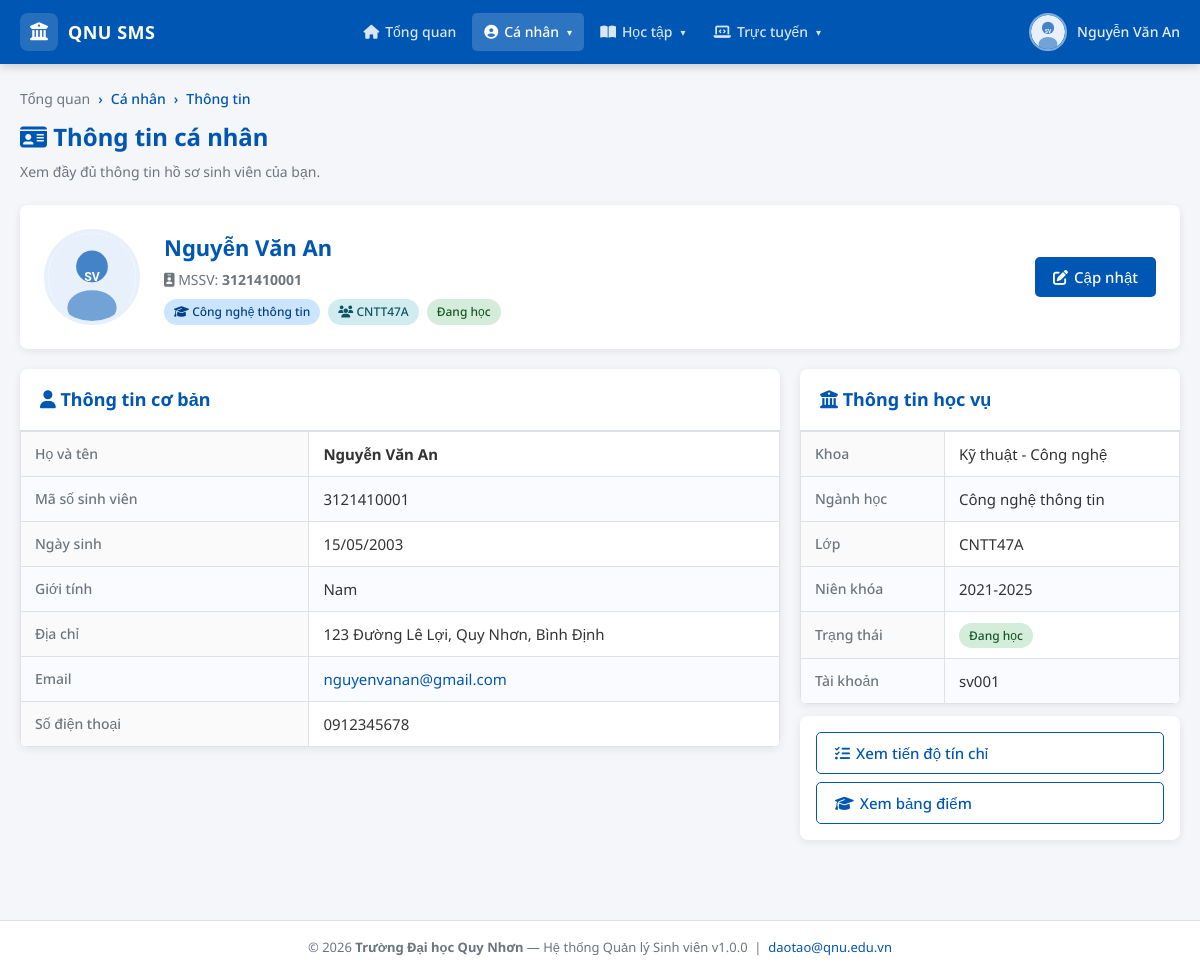
/student/ca_nhan/thong_tin.php (signed in), run on the app's committed database.
### tables this page shows
CREATE TABLE IF NOT EXISTS `sinh_vien` (
  `id` INT AUTO_INCREMENT PRIMARY KEY,
  `user_id` INT NOT NULL,
  `ma_sv` VARCHAR(20) NOT NULL UNIQUE,
  `ho_ten` VARCHAR(100) NOT NULL,
  `ngay_sinh` DATE,
  `gioi_tinh` ENUM('Nam','Nữ','Khác') DEFAULT 'Nam',
  `dia_chi` TEXT,
  `email` VARCHAR(100),
  `so_dien_thoai` VARCHAR(15),
  `nganh` VARCHAR(100),
  `khoa` VARCHAR(100),
  `lop` VARCHAR(50),
  `nien_khoa` VARCHAR(20),
  `trang_thai` ENUM('Đang học','Tạm dừng','Tốt nghiệp','Thôi học') DEFAULT 'Đang học',
  `anh_dai_dien` VARCHAR(255) DEFAULT NULL,
  FOREIGN KEY (`user_id`) REFERENCES `users`(`id`) ON DELETE CASCADE
);

### includes/session.php (called while the page is built, shortened)
<?php
function getCurrentStudent(): ?array {
    $db = getDB();
    $uid = (int)$_SESSION['user_id'];
    $sql = "SELECT sv.*, u.username FROM sinh_vien sv
            JOIN users u ON u.id = sv.user_id
            WHERE sv.user_id = ?";
    $stmt = $db->prepare($sql);
    $stmt->bind_param('i', $uid);
    $stmt->execute();
    $result = $stmt->get_result();
    return $result->fetch_assoc() ?: null;
}
function e(string $str): string {
    return htmlspecialchars($str, ENT_QUOTES, 'UTF-8');
}
?>

### student/ca_nhan/thong_tin.php (the view, shortened to what this page needs)
<?php
require_once ROOT . '/includes/session.php';
$sv = getCurrentStudent();
$active_menu = 'ca_nhan';
require_once ROOT . '/includes/header.php';
?>
<?php require_once ROOT . '/includes/navbar_student.php'; ?>
<div class="student-wrapper">
  <div class="student-container">
    <div class="page-title fade-in">
      <div class="breadcrumb">
        <a href="<?= BASE_URL ?>/student/dashboard.php">Tổng quan</a>
        <span>›</span><span>Cá nhân</span>
        <span>›</span><span>Thông tin</span>
      </div>
      <h1><i class="fas fa-id-card"></i> Thông tin cá nhân</h1>
      <p>Xem đầy đủ thông tin hồ sơ sinh viên của bạn.</p>
    </div>
    <div class="profile-header fade-in">
      <div class="profile-avatar-wrap">
        <img id="avatarPreview"
             src="<?= (!empty($sv['anh_dai_dien'])) ? BASE_URL.'/uploads/'.e($sv['anh_dai_dien']) : BASE_URL.'/assets/img/default-avatar.svg' ?>"
             alt="Ảnh đại diện" class="profile-avatar">
      </div>
      <div class="profile-info">
        <h2><?= e($sv['ho_ten']) ?></h2>
        <div class="ma-sv"><i class="fas fa-id-badge"></i> MSSV: <strong><?= e($sv['ma_sv']) ?></strong></div>
        <div class="tags">
          <span class="badge badge-primary"><i class="fas fa-graduation-cap"></i> <?= e($sv['nganh']) ?></span>
          <span class="badge badge-info"><i class="fas fa-users"></i> <?= e($sv['lop']) ?></span>
          <span class="badge badge-success"><?= e($sv['trang_thai']) ?></span>
        </div>
      </div>
      <div style="margin-left:auto">
        <a href="<?= BASE_URL ?>/student/ca_nhan/cap_nhat.php" class="btn btn-primary">
          <i class="fas fa-edit"></i> Cập nhật
        </a>
      </div>
    </div>
    <div class="content-grid">
      <div>
        <div class="card fade-in">
          <div class="card-header">
            <h3><i class="fas fa-user"></i> Thông tin cơ bản</h3>
          </div>
          <div class="card-body" style="padding:0">
            <table class="info-table">
              <tr><td>Họ và tên</td><td><strong><?= e($sv['ho_ten']) ?></strong></td></tr>
              <tr><td>Mã số sinh viên</td><td><?= e($sv['ma_sv']) ?></td></tr>
              <tr><td>Ngày sinh</td><td><?= $sv['ngay_sinh'] ? date('d/m/Y', strtotime($sv['ngay_sinh'])) : '—' ?></td></tr>
              <tr><td>Giới tính</td><td><?= e($sv['gioi_tinh'] ?? '—') ?></td></tr>
              <tr><td>Địa chỉ</td><td><?= e($sv['dia_chi'] ?? '—') ?></td></tr>
              <tr><td>Email</td><td>
                <a href="mailto:<?= e($sv['email'] ?? '') ?>"><?= e($sv['email'] ?? '—') ?></a>
              </td></tr>
              <tr><td>Số điện thoại</td><td><?= e($sv['so_dien_thoai'] ?? '—') ?></td></tr>
            </table>
          </div>
        </div>
      </div>
      <div>
        <div class="card fade-in">
          <div class="card-header">
            <h3><i class="fas fa-university"></i> Thông tin học vụ</h3>
          </div>
          <div class="card-body" style="padding:0">
            <table class="info-table">
              <tr><td>Khoa</td><td><?= e($sv['khoa'] ?? '—') ?></td></tr>
              <tr><td>Ngành học</td><td><?= e($sv['nganh'] ?? '—') ?></td></tr>
              <tr><td>Lớp</td><td><?= e($sv['lop'] ?? '—') ?></td></tr>
              <tr><td>Niên khóa</td><td><?= e($sv['nien_khoa'] ?? '—') ?></td></tr>
              <tr><td>Trạng thái</td><td>
                <span class="badge badge-success"><?= e($sv['trang_thai']) ?></span>
              </td></tr>
              <tr><td>Tài khoản</td><td><?= e($_SESSION['username']) ?></td></tr>
            </table>
          </div>
        </div>
        <div class="card mt-12 fade-in">
          <div class="card-body" style="display:flex;flex-direction:column;gap:8px;padding:16px">
            <a href="<?= BASE_URL ?>/student/ca_nhan/tien_do.php" class="btn btn-outline w-100">
              <i class="fas fa-tasks"></i> Xem tiến độ tín chỉ
            </a>
            <a href="<?= BASE_URL ?>/student/hoc_tap/diem_hoc_tap.php" class="btn btn-outline w-100">
              <i class="fas fa-graduation-cap"></i> Xem bảng điểm
            </a>
          </div>
        </div>
      </div>
    </div>
  </div>
</div>
<?php require_once ROOT . '/includes/footer.php'; ?>

### includes/navbar_student.php (shortened to what this page needs)
<?php
$_base = BASE_URL;
$_name = isset($sv) ? e($sv['ho_ten']) : 'Sinh viên';
$_avatar = (isset($sv) && !empty($sv['anh_dai_dien']))
         ? $_base . '/uploads/' . e($sv['anh_dai_dien'])
         : $_base . '/assets/img/default-avatar.svg';
$_menu = $active_menu ?? '';
?>
<nav class="student-navbar" role="navigation" aria-label="Main navigation">
  <div class="navbar-inner">
    <a href="<?= $_base ?>/student/dashboard.php" class="navbar-brand" aria-label="QNU SMS - Trang chủ">
      <div class="logo-icon"><i class="fas fa-university"></i></div>
      <span>QNU SMS</span>
    </a>
    <ul class="navbar-nav" id="navMenu" role="menubar">
      <li class="nav-item" role="none">
        <a href="<?= $_base ?>/student/dashboard.php"
           class="nav-link <?= $_menu === 'dashboard' ? 'active' : '' ?>"
           role="menuitem">
          <i class="fas fa-home"></i> Tổng quan
        </a>
      </li>
      <li class="nav-item dropdown" role="none">
        <a href="#" class="nav-link <?= $_menu === 'ca_nhan' ? 'active' : '' ?>" role="menuitem" aria-haspopup="true">
          <i class="fas fa-user-circle"></i> Cá nhân <span class="arrow">▾</span>
        </a>
      </li>
      <li class="nav-item dropdown" role="none">
        <a href="#" class="nav-link <?= $_menu === 'hoc_tap' ? 'active' : '' ?>" role="menuitem" aria-haspopup="true">
          <i class="fas fa-book-open"></i> Học tập <span class="arrow">▾</span>
        </a>
      </li>
      <li class="nav-item dropdown" role="none">
        <a href="#" class="nav-link <?= $_menu === 'truc_tuyen' ? 'active' : '' ?>" role="menuitem" aria-haspopup="true">
          <i class="fas fa-laptop-code"></i> Trực tuyến <span class="arrow">▾</span>
        </a>
      </li>
    </ul>
    <div class="navbar-user" id="userMenu">
      <img src="<?= $_avatar ?>" alt="Avatar" class="user-avatar" id="userAvatarToggle">
      <span class="user-name"><?= $_name ?></span>
    </div>
  </div>
</nav>

### assets/css/style.css (style rules this page uses)
:root { --primary: #0056B3; --primary-dark: #003d80; --primary-light: #e8f0fb; --bg: #F4F6F9; --white: #FFFFFF; --text: #333333; --text-muted: #6C757D; --success: #28A745; --danger: #DC3545; --warning: #FFC107; --info: #17A2B8; --border: #dee2e6; --shadow: 0 2px 8px rgba(0,0,0,.08); --shadow-md: 0 4px 16px rgba(0,0,0,.12); --radius: 8px; --radius-sm: 5px; --sidebar-w: 250px; --header-h: 64px; --transition: .1s ease; --font-sans: 'Noto Sans', 'Roboto', Arial, 'Helvetica Neue', sans-serif; }
*, *::before, *::after { box-sizing: border-box; margin: 0; padding: 0; }
html { scroll-behavior: smooth; }
body { font-family: var(--font-sans); font-size: 16px; color: var(--text); background: var(--bg); line-height: 1.6; text-rendering: optimizeLegibility; -webkit-font-smoothing: antialiased; -moz-osx-font-smoothing: grayscale; }
a { color: var(--primary); text-decoration: none; transition: color var(--transition); }
img { max-width: 100%; display: block; }
ul { list-style: none; }
h1 { font-size: 26px; font-weight: 700; }
h2 { font-size: 20px; font-weight: 700; }
h3 { font-size: 18px; font-weight: 700; }
.btn { display: inline-flex; align-items: center; gap: 6px; padding: 8px 18px; font-size: 15px; font-family: var(--font-sans); font-weight: 500; border-radius: var(--radius-sm); border: none; cursor: pointer; transition: background var(--transition), transform .1s, box-shadow var(--transition); white-space: nowrap; }
.btn-primary { background: var(--primary); color: #fff; }
.btn-outline { background: transparent; border: 1.5px solid var(--primary); color: var(--primary); }
.card { background: var(--white); border-radius: var(--radius); box-shadow: var(--shadow); overflow: hidden; }
.card-header { padding: 16px 20px; border-bottom: 1px solid var(--border); display: flex; align-items: center; justify-content: space-between; gap: 12px; }
.card-header h2, .card-header h3 { margin: 0; color: var(--primary); }
.card-body { padding: 20px; }
table { width: 100%; border-collapse: collapse; font-size: 15px; }
table th, table td { padding: 11px 14px; text-align: left; border: 1px solid var(--border); vertical-align: middle; }
table tbody tr:nth-child(even) { background: #f9fbff; }
.badge { display: inline-block; padding: 3px 10px; border-radius: 20px; font-size: 12px; font-weight: 500; white-space: nowrap; }
.badge-success { background: #d4edda; color: #155724; }
.badge-primary { background: #cce5ff; color: #004085; }
.badge-info { background: #d1ecf1; color: #0c5460; }
.page-title { margin-bottom: 22px; }
.page-title h1 { color: var(--primary); font-size: 24px; margin-bottom: 4px; }
.page-title p { color: var(--text-muted); font-size: 14px; }
.page-title .breadcrumb { display: flex; gap: 8px; font-size: 14px; color: var(--text-muted); margin-bottom: 8px; }
.page-title .breadcrumb a { color: var(--text-muted); }
.page-title .breadcrumb span { color: var(--primary); font-weight: 500; }
.mt-12 { margin-top: 12px; }
.w-100 { width: 100%; }
.fade-in { animation: fadeIn .12s cubic-bezier(0.34, 1.56, 0.64, 1); }

### data on the page
sinh_vien: ho_ten "Nguyễn Văn An", ma_sv "3121410001", nganh "Công nghệ thông tin", lop "CNTT47A", trang_thai "Đang học", ngay_sinh "15/05/2003", gioi_tinh "Nam", dia_chi "123 Đường Lê Lợi, Quy Nhơn, Bình Định", email "nguyenvanan@gmail.com", so_dien_thoai "0912345678", khoa "Kỹ thuật - Công nghệ", nien_khoa "2021-2025"

### other printed values
$_SESSION['username'] "sv001"
APP_VERSION "1.0.0"
